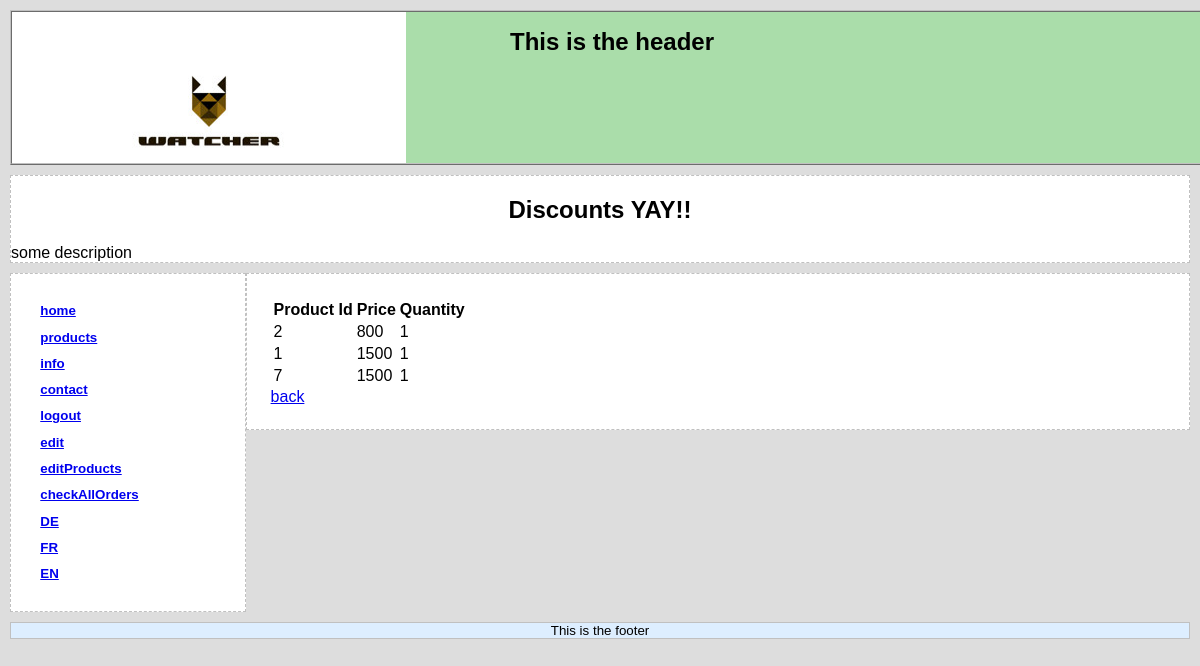
Page /index.php?controller=admin&action=orderDetail&id=2 (signed in) on the committed database.
### tables this page shows
CREATE TABLE `tbl_order_item` (
  `id` int(11) NOT NULL,
  `order_id` int(11) NOT NULL,
  `product_id` int(11) NOT NULL,
  `item_price` double NOT NULL,
  `quantity` int(11) NOT NULL
);

### view/View.class.php (called while the page is built, shortened)
<?php
class View {
	private $controller;
	public function __construct(Controller $controller) {
		$this->controller = $controller;
	}
	public function render($tpl) {
		$data = $this->controller->getData();
		include  __DIR__ ."/main.php";
	}
}

### controller/AdminController.class.php (called while the page is built, shortened)
<?php
require_once 'autoloader.php';
class AdminController extends Controller{
    public function orderDetail(Request $request){
        $id=$request->getParameter("id", 0);
        $shoppingCart = new ShoppingCart();
        $this->data = $shoppingCart->getOrderDetails($id);
    }
}

### autoloader.php (called while the page is built, shortened)
<?php
spl_autoload_register(function($class_name){
	$dirs = [
		'lib/',
		'controller/',
		'model/',
		'mailer/',
		'view/'
	];
	foreach($dirs as $dir) {
		$file = __DIR__."/$dir$class_name.class.php";
		if(file_exists($file)) {
			break;
		}
	}
});

### lib/DB.class.php (called while the page is built, shortened)
<?php
class DB {
	private $host = "localhost";
	private $user = "root";
	private $password = "";
	private $database = "watcher";
	private $conn;
	function __construct() {
		$this->conn = $this->connectDB();
	}
	function connectDB() {
		$conn = mysqli_connect($this->host,$this->user,$this->password,$this->database);
		return $conn;
	}
	function getDBResult($query, $params = array())
    {
        $sql_statement = $this->conn->prepare($query);
        if (! empty($params)) {
            $this->bindParams($sql_statement, $params);
        }
        $sql_statement->execute();
        $result = $sql_statement->get_result();
        if ($result->num_rows > 0) {
            while ($row = $result->fetch_assoc()) {
                $resultset[] = $row;
            }
        }
        if (! empty($resultset)) {
            return $resultset;
        }
    }
    function bindParams($sql_statement, $params)
    {
        $param_type = "";
        foreach ($params as $query_param) {
            $param_type .= $query_param["param_type"];
        }
        $bind_params[] = & $param_type;
        foreach ($params as $k => $query_param) {
            $bind_params[] = & $params[$k]["param_value"];
        }
        call_user_func_array(array(
            $sql_statement,
            'bind_param'
        ), $bind_params);
    }
}

### lib/Request.class.php (called while the page is built)
<?php
class Request{
    private $parameters;
    public function __construct(){
        $this->parameters = array_merge($_GET, $_POST);
    }
    public function isParameter($name) {
        return isset($this->parameters[$name]);
    }
    public function getParameter($name, $default) {
        if ($this->isParameter($name)) {
            return $this->parameters[$name];
        } else {
            return $default;
        }
    }
}

### model/ShoppingCart.class.php (called while the page is built, shortened)
<?php
require_once 'autoloader.php';
class ShoppingCart{
    private $db;
    function __construct(){
        $this->db = new DB();
    }
    function getOrderDetails($id){
        $query = "SELECT * FROM tbl_order_item WHERE order_id = ?";
        $params = array(
            array(
                "param_type" => "s",
                "param_value" => $id
            )
        );
        $orderDetailResult = $this->db->getDBResult($query, $params);
        return $orderDetailResult;
    }
}

### controller/Controller.class.php (called while the page is built, shortened)
<?php
require_once 'autoloader.php';
abstract class Controller {
	protected $data = [];
    public function getData(){
		return $this->data;
    }
}

### view/orderDetail.php (the view)
<table>
    <tr>
        <th>Product Id</th>
        <th>Price</th>
        <th>Quantity</th>
    </tr>
    <?php
        foreach($data as $order){
            echo "<tr>";
            echo "<td>".$order["product_id"]."</td>";
            echo "<td>".$order["item_price"]."</td>";
            echo "<td>".$order["quantity"]."</td>";
            echo "</tr>";
        }
    ?>
</table>
<a href='index.php?controller=admin&action=checkAllOrders'>back<a/>

### Style/style.css (style rules this page uses)
body { color: black; background-color: #DDD; font-family: Helvetica,Arial,sans-serif; margin: 0; padding: 0; }

### rows in the picture
tbl_order_item: product "2", item_price "800", quantity "1"
tbl_order_item: product "1", item_price "1500", quantity "1"
tbl_order_item: product "7", item_price "1500", quantity "1"

### other values in the picture
$nav["actionCall"] "home"
$nav["actionCall"] "products"
$nav["actionCall"] "info"
$nav["actionCall"] "contact"
$nav["actionCall"] "logout"
$nav["actionCall"] "edit"
$nav["actionCall"] "editProducts"
$nav["actionCall"] "checkAllOrders"
$lang "DE"
$lang "FR"
$lang "EN"
